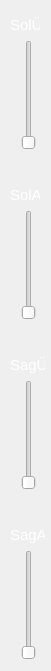
      <widget class="QFrame" name="sliderKume">
       <property name="geometry">
        <rect>
         <x>0</x>
         <y>100</y>
         <width>51</width>
         <height>671</height>
        </rect>
       </property>
       <property name="frameShape">
        <enum>QFrame::NoFrame</enum>
       </property>
       <property name="frameShadow">
        <enum>QFrame::Raised</enum>
       </property>
       <widget class="QLabel" name="LabelSolUst">
        <property name="geometry">
         <rect>
          <x>10</x>
          <y>10</y>
          <width>30</width>
          <height>30</height>
         </rect>
        </property>
        <property name="text">
         <string>&lt;html&gt;&lt;head/&gt;&lt;body&gt;&lt;p&gt;&lt;span style=&quot; font-size:11pt; color: #ffffff;&quot;&gt;SolÜ&lt;/span&gt;&lt;/p&gt;&lt;/body&gt;&lt;/html&gt;</string>
        </property>
        <property name="alignment">
         <set>Qt::AlignCenter</set>
        </property>
       </widget>
       <widget class="QSlider" name="sliderSolUst">
        <property name="geometry">
         <rect>
          <x>20</x>
          <y>40</y>
          <width>18</width>
          <height>110</height>
         </rect>
        </property>
        <property name="maximum">
         <number>24</number>
        </property>
        <property name="orientation">
         <enum>Qt::Vertical</enum>
        </property>
       </widget>
       <widget class="QLabel" name="labelSagUst">
        <property name="geometry">
         <rect>
          <x>10</x>
          <y>350</y>
          <width>35</width>
          <height>30</height>
         </rect>
        </property>
        <property name="text">
         <string>&lt;html&gt;&lt;head/&gt;&lt;body&gt;&lt;p&gt;&lt;span style=&quot; font-size:11pt; color: #ffffff;&quot;&gt;SagÜ&lt;/span&gt;&lt;/p&gt;&lt;/body&gt;&lt;/html&gt;</string>
        </property>
        <property name="alignment">
         <set>Qt::AlignCenter</set>
        </property>
       </widget>
       <widget class="QLabel" name="labelSolAlt">
        <property name="geometry">
         <rect>
          <x>10</x>
          <y>180</y>
          <width>30</width>
          <height>30</height>
         </rect>
        </property>
        <property name="text">
         <string>&lt;html&gt;&lt;head/&gt;&lt;body&gt;&lt;p&gt;&lt;span style=&quot; font-size:11pt; color: #ffffff;&quot;&gt;SolA&lt;/span&gt;&lt;/p&gt;&lt;/body&gt;&lt;/html&gt;</string>
        </property>
        <property name="alignment">
         <set>Qt::AlignCenter</set>
        </property>
       </widget>
       <widget class="QSlider" name="sliderSagAlt">
        <property name="geometry">
         <rect>
          <x>20</x>
          <y>550</y>
          <width>18</width>
          <height>110</height>
         </rect>
        </property>
        <property name="maximum">
         <number>24</number>
        </property>
        <property name="orientation">
         <enum>Qt::Vertical</enum>
        </property>
       </widget>
       <widget class="QSlider" name="sliderSolAlt">
        <property name="geometry">
         <rect>
          <x>20</x>
          <y>210</y>
          <width>18</width>
          <height>110</height>
         </rect>
        </property>
        <property name="maximum">
         <number>24</number>
        </property>
        <property name="orientation">
         <enum>Qt::Vertical</enum>
        </property>
       </widget>
       <widget class="QSlider" name="sliderSagUst">
        <property name="geometry">
         <rect>
          <x>20</x>
          <y>380</y>
          <width>18</width>
          <height>110</height>
         </rect>
        </property>
        <property name="maximum">
         <number>24</number>
        </property>
        <property name="orientation">
         <enum>Qt::Vertical</enum>
        </property>
       </widget>
       <widget class="QLabel" name="labelSagAlt">
        <property name="geometry">
         <rect>
          <x>10</x>
          <y>520</y>
          <width>35</width>
          <height>30</height>
         </rect>
        </property>
        <property name="text">
         <string>&lt;html&gt;&lt;head/&gt;&lt;body&gt;&lt;p&gt;&lt;span style=&quot; font-size:11pt; color: #ffffff;&quot;&gt;SagA&lt;/span&gt;&lt;/p&gt;&lt;/body&gt;&lt;/html&gt;</string>
        </property>
        <property name="alignment">
         <set>Qt::AlignCenter</set>
        </property>
       </widget>
      </widget>
